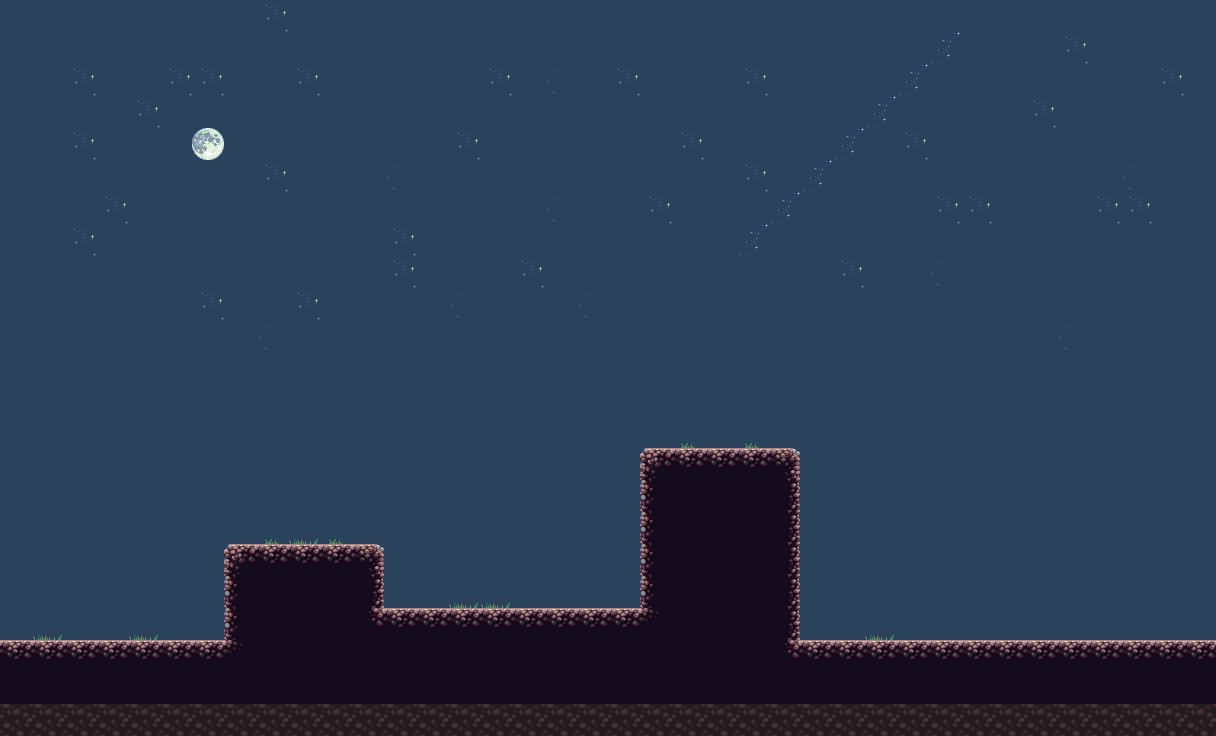

The image is a tile-based game level rendered from a .tmx file. Its description and source (layers, tilesets, objects; grid data summarised) follow:
An orthogonal 38x23 tile map with 32x32 px tiles, 4 tile layers (backgroundLayer, MoonLayer, LandLayer, starsLayer).

<map version="1.0" orientation="orthogonal" renderorder="right-down" width="38" height="23" tilewidth="32" tileheight="32" nextobjectid="1">
 <tileset firstgid="1" name="level1" tilewidth="32" tileheight="32" tilecount="24" columns="8">
  <image source="../img/tileset.png" width="256" height="96" />
 </tileset>
 <layer name="backgroundLayer" width="38" height="23">
  <data>[874 cells, 836 non-empty, 1 distinct tile ids]</data>
 </layer>
 <layer name="MoonLayer" width="38" height="23">
  <data>[874 cells, 1 non-empty, 1 distinct tile ids]</data>
 </layer>
 <layer name="LandLayer" width="38" height="23">
  <data>[874 cells, 167 non-empty, 9 distinct tile ids]</data>
 </layer>
 <layer name="starsLayer" width="38" height="23">
  <data>[874 cells, 57 non-empty, 5 distinct tile ids]</data>
 </layer>
</map>
